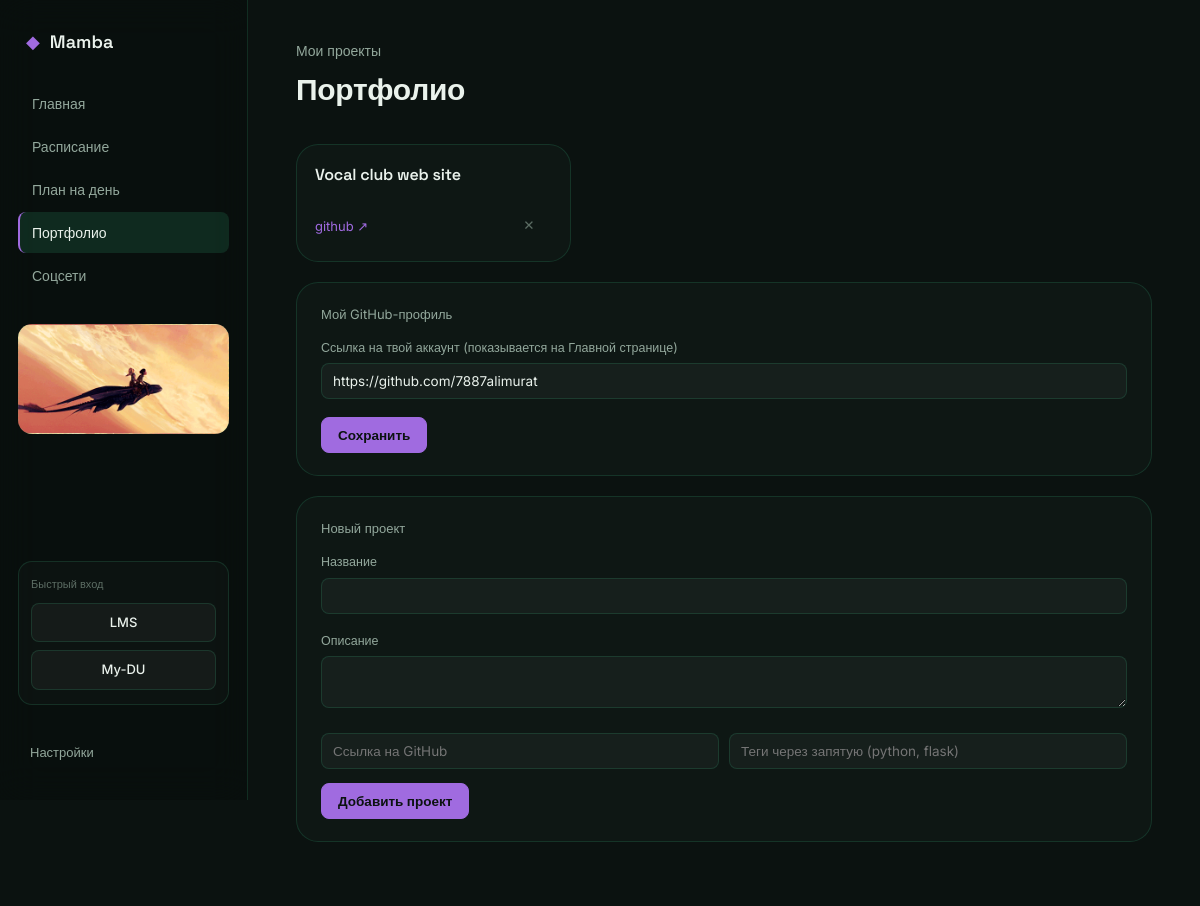
The app's page /portfolio with its own data.
### tables this page shows
CREATE TABLE settings (
            key TEXT PRIMARY KEY,
            value TEXT
        );

CREATE TABLE portfolio (
            id INTEGER PRIMARY KEY AUTOINCREMENT,
            title TEXT NOT NULL,
            description TEXT DEFAULT '',
            github_link TEXT DEFAULT '',
            tags TEXT DEFAULT '',
            sort_order INTEGER DEFAULT 0
        );

### app.py (the view)
@app.route("/portfolio")
def page_portfolio():
    settings = get_all_settings()
    db = get_db()
    projects = db.execute(
        "SELECT * FROM portfolio ORDER BY sort_order ASC, id DESC"
    ).fetchall()
    return render_template("portfolio.html", settings=settings, projects=projects)

### app.py (called while the page is built)
def get_db():
    if "db" not in g:
        g.db = sqlite3.connect(DB_PATH)
        g.db.row_factory = sqlite3.Row
        g.db.execute("PRAGMA foreign_keys = ON")
    return g.db

def get_all_settings():
    db = get_db()
    rows = db.execute("SELECT key, value FROM settings").fetchall()
    settings = dict(DEFAULT_SETTINGS)
    for r in rows:
        settings[r["key"]] = r["value"]
    return settings

### templates/portfolio.html (shortened to what this page needs)
{% extends "base.html" %}
{% block content %}
<div class="page-head">
  <div class="eyebrow">Мои проекты</div>
  <h1>Портфолио</h1>
</div>
<div class="project-grid" id="project-grid">
  {% for pr in projects %}
  <div class="project-card panel" data-id="{{ pr.id }}">
    <h3>{{ pr.title }}</h3>
    <div style="display:flex; justify-content:space-between; align-items:center;">
      {% if pr.github_link %}
      <a class="project-link" href="{{ pr.github_link }}" target="_blank" rel="noopener">github ↗</a>
      {% else %}<span></span>{% endif %}
      <button class="btn btn-ghost" onclick="deleteProject({{ pr.id }})">✕</button>
    </div>
  </div>
  {% endfor %}
</div>
<div class="panel" style="margin-top:20px;">
  <div class="section-title"><span>Мой GitHub-профиль</span></div>
  <div class="field">
    <label class="field-label">Ссылка на твой аккаунт (показывается на Главной странице)</label>
    <input type="url" id="gh-profile" value="{{ settings.github_profile }}" style="width:100%;" placeholder="https://github.com/твой_ник">
  </div>
  <button class="btn btn-accent" onclick="saveGithubProfile()">Сохранить</button>
</div>
<div class="panel" style="margin-top:20px;">
  <div class="section-title"><span>Новый проект</span></div>
  <div class="field">
    <label class="field-label">Название</label>
    <input type="text" id="pr-title" style="width:100%;">
  </div>
  <div class="field">
    <label class="field-label">Описание</label>
    <textarea id="pr-desc" style="width:100%;"></textarea>
  </div>
  <div class="form-row">
    <input type="url" id="pr-github" placeholder="Ссылка на GitHub" style="min-width:240px; flex:1;">
    <input type="text" id="pr-tags" placeholder="Теги через запятую (python, flask)" style="min-width:240px; flex:1;">
  </div>
  <div class="form-row">
    <button class="btn btn-accent" onclick="addProject()">Добавить проект</button>
  </div>
</div>
{% endblock %}

### templates/base.html (shortened to what this page needs)
<!DOCTYPE html>
<html lang="ru">
<head>
<link rel="stylesheet" href="{{ url_for('static', filename='css/style.css') }}">
</head>
<body>
<div class="bg-layer" id="bg-layer"
     data-type="{{ settings.background_type }}"
     data-value="{{ settings.background_value }}">
  {% if settings.background_type == 'video' and settings.background_value %}
  <video autoplay muted loop playsinline class="bg-media">
    <source src="{{ settings.background_value }}">
  </video>
  {% elif settings.background_type in ('image', 'gif') and settings.background_value %}
  <img class="bg-media" src="{{ settings.background_value }}" alt="">
  {% endif %}
  <div class="bg-tint"></div>
</div>
<div class="shell">
  <aside class="sidebar">
    <div class="brand">
      <span class="brand-mark">◆</span>
      <span class="brand-name">{{ settings.user_name }}</span>
    </div>
    <nav class="nav">
      <a href="{{ url_for('page_index') }}" class="nav-item {{ 'is-active' if request.path == '/' }}">
        <span>Главная</span>
      </a>
      <a href="{{ url_for('page_schedule') }}" class="nav-item {{ 'is-active' if request.path == '/schedule' }}">
        <span>Расписание</span>
      </a>
      <a href="{{ url_for('page_planner') }}" class="nav-item {{ 'is-active' if request.path == '/planner' }}">
        <span>План на день</span>
      </a>
      <a href="{{ url_for('page_portfolio') }}" class="nav-item {{ 'is-active' if request.path == '/portfolio' }}">
        <span>Портфолио</span>
      </a>
      <a href="{{ url_for('page_social') }}" class="nav-item {{ 'is-active' if request.path == '/social' }}">
        <span>Соцсети</span>
      </a>
    </nav>
    <div class="sidebar-media" onclick="document.getElementById('input-sidebar-media').click()"
         style="{{ ('background-image:url(' ~ settings.sidebar_media ~ ');') if settings.sidebar_media }}">
    </div>
    <div class="quick-links">
      <span class="quick-label">Быстрый вход</span>
      <a href="{{ settings.lms_link }}" target="_blank" rel="noopener" class="quick-btn">LMS</a>
      <a href="{{ settings.mydu_link }}" target="_blank" rel="noopener" class="quick-btn">My-DU</a>
    </div>
    <a href="{{ url_for('page_settings') }}" class="settings-link {{ 'is-active' if request.path == '/settings' }}">Настройки</a>
  </aside>
  <main class="content">
    {% block content %}{% endblock %}
  </main>
</div>
</body>
</html>

### records on screen
settings: user_name "Mamba"
settings: value (picture)
portfolio: title "Vocal club web site"
settings: github_profile "https://github.com/7887alimurat"
